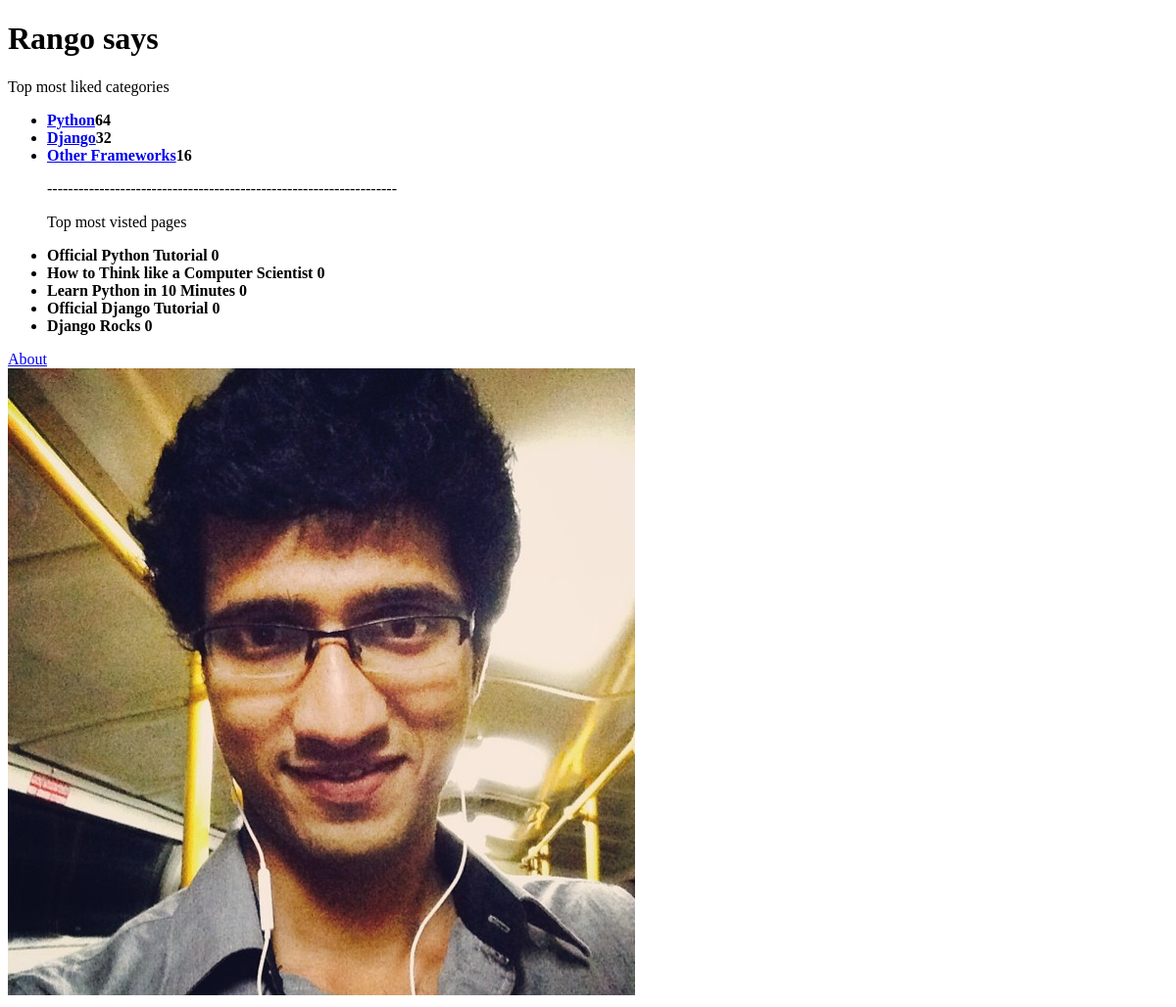
Before: / with the older database file.
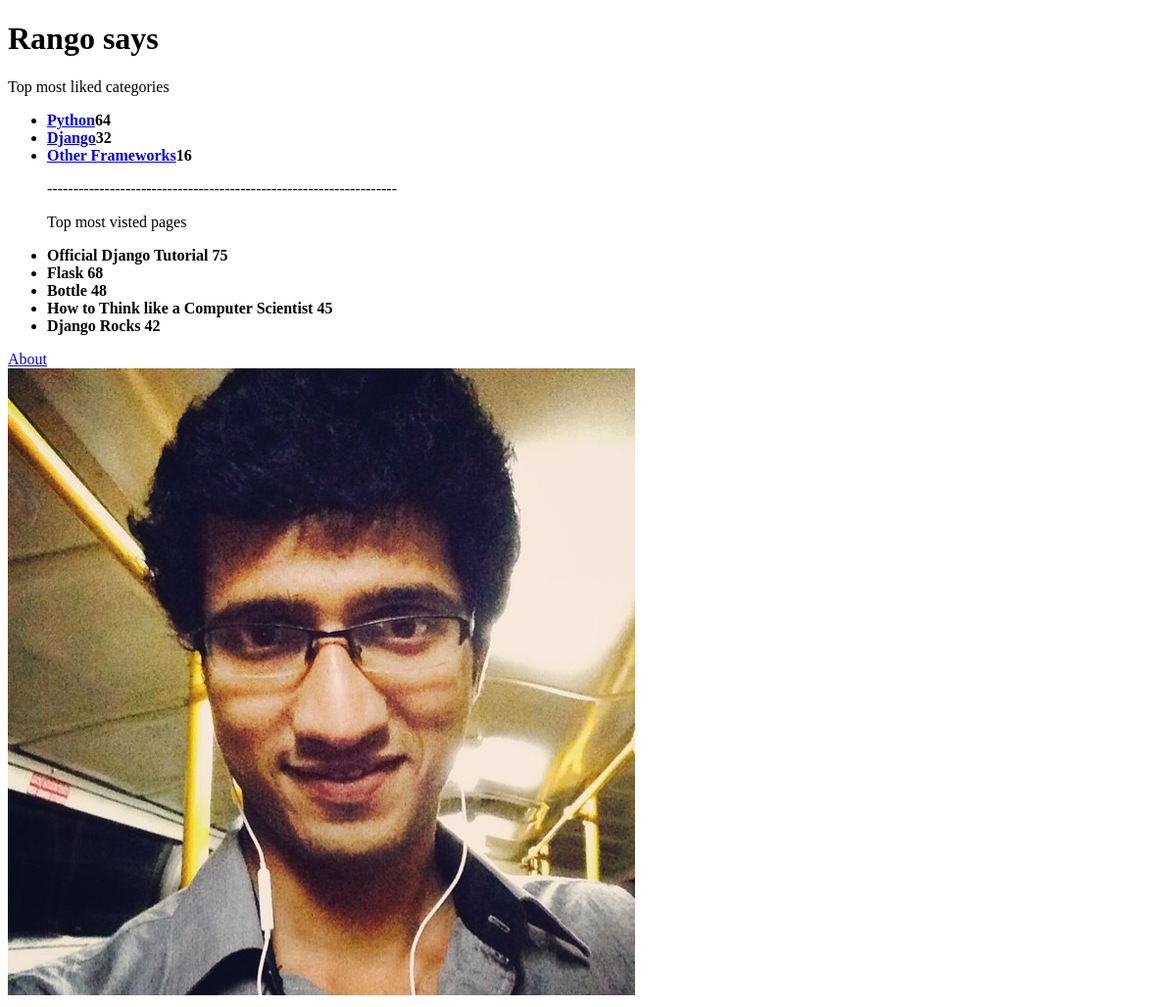
After: the same page with the newer database file.
### rango/models.py (models this page shows, shortened)
class Category(models.Model):
    name = models.CharField(max_length=128, unique=True)
    views = models.IntegerField(default=0)
    likes = models.IntegerField(default=0)

class Page(models.Model):
    category = models.ForeignKey(Category)
    title = models.CharField(max_length=128)
    url = models.URLField()
    views = models.IntegerField(default=0)

### rango/views.py (the view)
# urls.py: url(r'^$', views.index, name='index'),
def index(request):
    context = RequestContext(request)
    category_list = Category.objects.order_by('-likes')[:5]
    page_list = Page.objects.order_by('-views')[:5]
    context_dict = {'categories': category_list, 'pages': page_list}
    for category in category_list:
         category.url = encode_url(category.name)#category.name.replace(' ', '_')
    return render_to_response('rango/index.html', context_dict, context)

### rango/views.py (called while the page is built)
def encode_url(url):
    url = url.replace(' ', '_')
    return url

### templates/rango/index.html (shortened to what this page needs)
<!DOCTYPE html>
{%  load static %}
<html>
    <head>
    </head>
    <body>
        <h1>Rango says</h1>
        <p>Top most liked categories</p>
        {%  if categories %}
            <ul>
                    {% for category in categories %}
                    <li>
                        <strong><a href="category/{{ category.url }}">{{ category.name }}</a>{{ category.likes }}</strong>
                    </li>
                    {%  endfor %}
        {% endif %}
        <p>-------------------------------------------------------------------</p>
        <p>Top most visted pages</p>
        {% if pages %}
                    {% for page in pages %}
                    <li>
                        <strong>{{ page.title }}</strong>
                        <strong>{{ page.views }}</strong>
                    </li>
                    {% endfor %}
            </ul>
        {% endif %}
        <a href='/about'>About</a><br/>
        <img src="{% static "dp.jpg" %}" alt = "dkjshkjhf" />
    </body>
</html>

Changed rows visible on the page:
no longer on this page (row edited): Page: title "Official Python Tutorial", views "0"
no longer on this page (row edited): Page: title "Learn Python in 10 Minutes", views "0"
changed Page "Official Django Tutorial": views "0" → "75"; moves up the list
now on this page (row edited): Page: title "Flask", views "68"
now on this page (row edited): Page: title "Bottle", views "48"
changed Page "How to Think like a Computer Scientist": views "0" → "45"
changed Page "Django Rocks": views "0" → "42"
